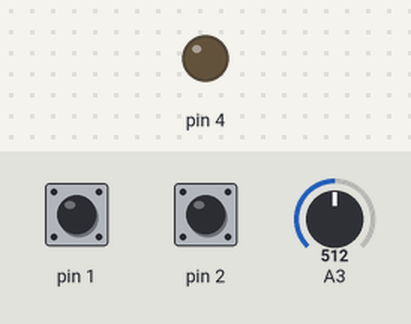
The sketch below on a simulated Arduino Uno, built with avr-gcc and run on an emulated ATmega328P. Shown: output pins drawn as LEDs (lit = HIGH). Dashed ring = blinking. The inputs (shaded band) are chosen by the test bench; at power-on: pin 1 HIGH, pin 2 HIGH, A3 = 512.

Above: at 1.2 s.
1.3 s: pin 1 pulled LOW for 3.2 s
At 2.5 s:
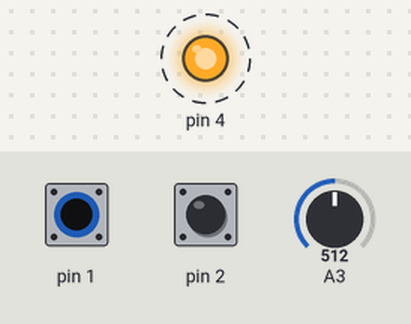
6.3 s: pin 2 pulled LOW for 3.2 s
At 10.9 s:
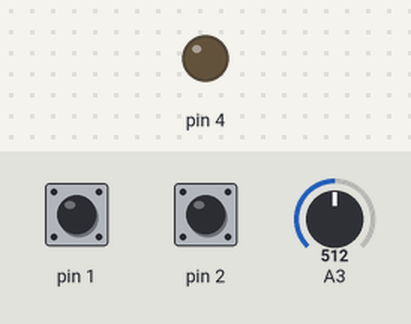
Timing chart, 0 to 12.4 s (numbered marks = the images above; inputs shaded):
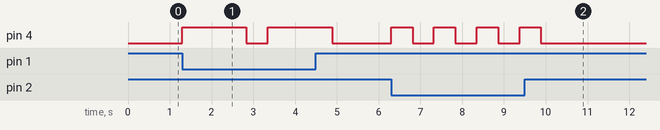

The sketch:

elekey.ino
```cpp
// 本当のファイル名は "LedTickOnAttiny13a.ino"
// マイコンは ATtiny13a を使用
// ハードウェアパッケージは MicroCore を使用
// 設定は底部に書きます
void setup() {
  pinMode(4, OUTPUT);         //4番ピンを出力に設定
  pinMode(1,INPUT_PULLUP);//1番ピンを長点に設定
  pinMode(2,INPUT_PULLUP);//2番ピンを短点に設定

}

void loop() {
  int longp;
  int shortp;
  int sp;
  sp=analogRead(A3);//A3に抵抗を接続
  longp = digitalRead(1);
  shortp = digitalRead(2);

  if( longp == LOW && shortp == HIGH){               //長点の処理
    digitalWrite(4,HIGH);
    delay(sp*3);
    digitalWrite(4,LOW);
    delay(sp);
  }
  if( shortp == LOW && longp == HIGH){               //短点の処理
    digitalWrite(4,HIGH);
    delay(sp);
    digitalWrite(4,LOW);
    delay(sp);
  }
  if( longp == LOW && shortp == LOW ){               //長短点の処理
    digitalWrite(4,HIGH);
    delay(sp);
    digitalWrite(4,LOW);
    delay(sp);
    digitalWrite(4,HIGH);
    delay(sp*3);
    digitalWrite(4,LOW);
    delay(sp);
  }
  else{digitalWrite(0,LOW);
  }
}
```

Measured:
- after the input at 1.3 s, pin 4: alternates HIGH for 1.5 s and LOW for 0.51 s, starting at once
- after the input at 6.3 s, pin 4: alternates HIGH for 0.51 s and LOW for 0.51 s, 8 changes in all, then stays LOW, starting at once
